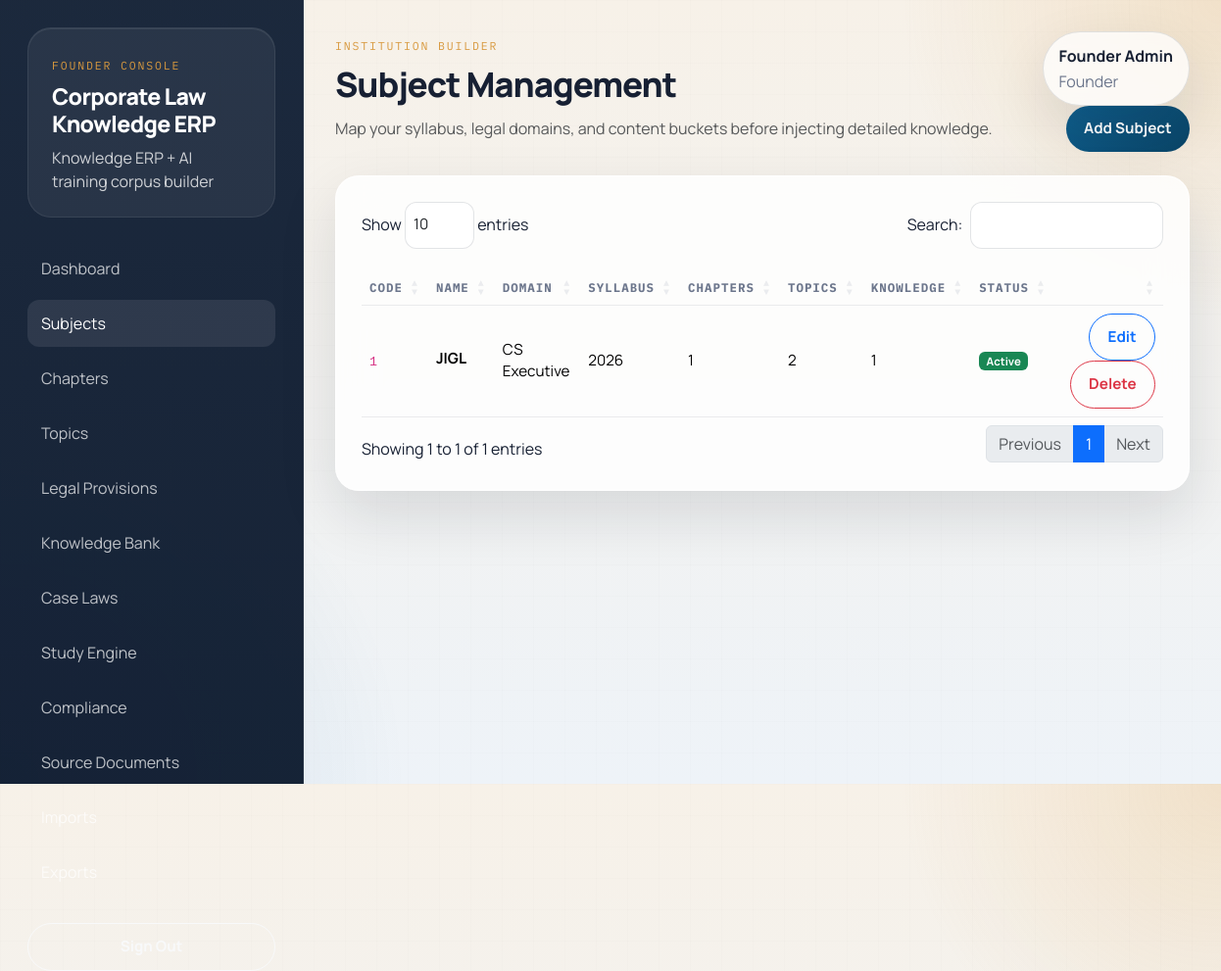
/subjects (signed in), run on the app's committed database.
### tables this page shows
CREATE TABLE `subjects` (
  `id` int(10) UNSIGNED NOT NULL,
  `code` varchar(50) NOT NULL,
  `name` varchar(190) NOT NULL,
  `slug` varchar(190) NOT NULL,
  `domain_type` varchar(120) DEFAULT NULL,
  `description` text DEFAULT NULL,
  `syllabus_version` varchar(80) DEFAULT NULL,
  `status` varchar(40) NOT NULL DEFAULT 'Active',
  `display_order` int(11) NOT NULL DEFAULT 0,
  `created_at` datetime NOT NULL,
  `updated_at` datetime NOT NULL
);

### app/Core/Controller.php (called while the page is built, shortened)
<?php
abstract class Controller
{
    protected function render(string $view, array $data = []): void
    {
        $viewFile = dirname(__DIR__) . '/Views/' . $view . '.php';
        extract($data, EXTR_SKIP);
        require $viewFile;
        require dirname(__DIR__) . '/Views/layouts/main.php';
    }
}

### app/Controllers/SubjectController.php (called while the page is built, shortened)
<?php
final class SubjectController extends Controller
{
    public function index(): void
    {
        $this->render('subjects/index', [
            'title' => 'Subject Management',
            'subjects' => (new SubjectModel())->listDetailed(),
        ]);
    }
}

### index.php (called while the page is built, shortened)
<?php
$app = require __DIR__ . '/app/bootstrap.php';
$app->run();

### app/Support/helpers.php (called while the page is built, shortened)
<?php
function config(string $key, mixed $default = null): mixed
{
    return App::instance()->config($key, $default);
}
function base_url(): string
{
    return rtrim((string) config('base_url', ''), '/');
}
function url(string $path = ''): string
{
    $path = trim($path);
    return base_url() . '/' . ltrim($path, '/');
}
function e(string|null $value): string
{
    return htmlspecialchars((string) $value, ENT_QUOTES, 'UTF-8');
}
function badge_class(string $status): string
{
    return match (strtolower($status)) {
        'published', 'done', 'completed', 'active', 'compliant' => 'success',
        'review', 'pending', 'draft', 'medium' => 'warning',
        'critical', 'high', 'overdue', 'inactive' => 'danger',
        default => 'secondary',
    };
}

### app/Core/Database.php (called while the page is built, shortened)
<?php
final class Database
{
    private PDO $pdo;
    private function __construct(array $config)
    {
        $dsn = sprintf(
            'mysql:host=%s;port=%s;dbname=%s;charset=%s',
            $config['host'],
            $config['port'],
            $config['database'],
            $config['charset']
        );
        $this->pdo = new PDO($dsn, $config['username'], $config['password'], [
            PDO::ATTR_ERRMODE => PDO::ERRMODE_EXCEPTION,
            PDO::ATTR_DEFAULT_FETCH_MODE => PDO::FETCH_ASSOC,
        ]);
    }
    public function select(string $sql, array $params = []): array
    {
        $statement = $this->pdo->prepare($sql);
        $statement->execute($params);
        return $statement->fetchAll();
    }
}

### app/Models/SubjectModel.php (called while the page is built, shortened)
<?php
final class SubjectModel extends Model
{
    public function listDetailed(): array
    {
        return $this->db->select(
            'SELECT s.*,
                    COUNT(DISTINCT c.id) AS chapter_count,
                    COUNT(DISTINCT t.id) AS topic_count,
                    COUNT(DISTINCT k.id) AS knowledge_count
             FROM subjects s
             LEFT JOIN chapters c ON c.subject_id = s.id
             LEFT JOIN topics t ON t.chapter_id = c.id
             LEFT JOIN knowledge_entries k ON k.subject_id = s.id
             GROUP BY s.id
             ORDER BY s.display_order ASC, s.name ASC'
        );
    }
}

### app/Views/subjects/index.php (the view, shortened to what this page needs)
<section class="page-actions mb-4">
    <p class="text-muted mb-0">Map your syllabus, legal domains, and content buckets before injecting detailed knowledge.</p>
    <a class="btn btn-primary" href="<?= e(url('/subjects/create')) ?>">Add Subject</a>
</section>
<div class="app-card">
    <table class="table table-hover align-middle datatable">
        <thead>
        <tr>
            <th>Code</th>
            <th>Name</th>
            <th>Domain</th>
            <th>Syllabus</th>
            <th>Chapters</th>
            <th>Topics</th>
            <th>Knowledge</th>
            <th>Status</th>
            <th></th>
        </tr>
        </thead>
        <tbody>
        <?php foreach ($subjects as $subject): ?>
            <tr>
                <td><code><?= e($subject['code']) ?></code></td>
                <td>
                    <strong><?= e($subject['name']) ?></strong>
                </td>
                <td><?= e($subject['domain_type']) ?></td>
                <td><?= e($subject['syllabus_version']) ?></td>
                <td><?= e($subject['chapter_count']) ?></td>
                <td><?= e($subject['topic_count']) ?></td>
                <td><?= e($subject['knowledge_count']) ?></td>
                <td><span class="badge text-bg-<?= e(badge_class((string) $subject['status'])) ?>"><?= e($subject['status']) ?></span></td>
                <td class="text-end">
                    <a class="btn btn-sm btn-outline-primary" href="<?= e(url('/subjects/edit/' . $subject['id'])) ?>">Edit</a>
                    <form class="d-inline" method="post" action="<?= e(url('/subjects/delete/' . $subject['id'])) ?>">
                        <button class="btn btn-sm btn-outline-danger" type="submit" onclick="return confirm('Delete this subject?')">Delete</button>
                    </form>
                </td>
            </tr>
        <?php endforeach; ?>
        </tbody>
    </table>
</div>

### app/Core/App.php (shortened to what this page needs)
<?php
final class App
{
    private static ?self $instance = null;
    private array $config;
    private array $routes = [];
    public function __construct(array $config)
    {
        $this->config = $config;
        self::$instance = $this;
    }
    public static function instance(): self
    {
        return self::$instance;
    }
    public function config(string $key, mixed $default = null): mixed
    {
        $segments = explode('.', $key);
        $value = $this->config;
        foreach ($segments as $segment) {
            $value = $value[$segment];
        }
        return $value;
    }
    private function map(string $method, string $path, array $handler, bool $authRequired): void
    {
        $this->routes[] = [
            'method' => strtoupper($method),
            'path' => '/' . trim($path, '/'),
            'handler' => $handler,
            'auth' => $authRequired,
        ];
    }
    public function run(): void
    {
        $method = request_method();
        $path = request_path();
        foreach ($this->routes as $route) {
            if ($route['method'] !== $method) {
                continue;
            }
            $pattern = preg_replace('#\{([a-zA-Z_][a-zA-Z0-9_]*)\}#', '([^/]+)', $route['path']);
            $pattern = '#^' . $pattern . '$#';
            if (! preg_match($pattern, $path, $matches)) {
                continue;
            }
            array_shift($matches);
            [$class, $action] = $route['handler'];
            $controller = new $class();
            call_user_func_array([$controller, $action], $matches);
            return;
        }
    }
}

### assets/css/app.css (style rules this page uses)
:root { --bg: #f4efe6; --bg-panel: rgba(255, 255, 255, 0.82); --bg-card: #fffaf3; --ink: #172033; --muted: #6c768c; --line: rgba(23, 32, 51, 0.12); --primary: #0f5e8c; --primary-dark: #0a4567; --accent: #d8993f; --sidebar: #122035; --sidebar-light: rgba(255, 255, 255, 0.78); --success: #1a7f5a; --danger: #b14a42; --warning: #b67a16; --shadow: 0 24px 60px rgba(15, 25, 40, 0.12); --radius-lg: 24px; --radius-md: 18px; --radius-sm: 12px; }
* { box-sizing: border-box; }
body { margin: 0; font-family: "Manrope", sans-serif; color: var(--ink); background: radial-gradient(circle at top right, rgba(216, 153, 63, 0.18), transparent 22%), radial-gradient(circle at bottom left, rgba(15, 94, 140, 0.14), transparent 28%), linear-gradient(180deg, #f7f1e8 0%, #eef3f8 100%); min-height: 100vh; }
body::before { content: ""; position: fixed; inset: 0; background-image: linear-gradient(rgba(23, 32, 51, 0.03) 1px, transparent 1px), linear-gradient(90deg, rgba(23, 32, 51, 0.03) 1px, transparent 1px); background-size: 32px 32px; pointer-events: none; opacity: 0.35; }
.app-header, .page-actions, .section-heading, .form-actions { display: flex; align-items: center; justify-content: space-between; gap: 16px; }
.app-card, .hero-panel, .metric-card { background: var(--bg-panel); border: 1px solid rgba(255, 255, 255, 0.72); box-shadow: var(--shadow); backdrop-filter: blur(20px); }
.app-card, .hero-panel { border-radius: var(--radius-lg); padding: 26px; }
.list-item strong, .table strong { display: block; }
.table, .form-control, .form-select, .btn { font-size: 0.95rem; }
.table thead th { color: var(--muted); font-family: "IBM Plex Mono", monospace; font-size: 0.78rem; text-transform: uppercase; letter-spacing: 0.08em; border-bottom-width: 1px; }
.table > :not(caption) > * > * { background: transparent; border-color: rgba(23, 32, 51, 0.08); vertical-align: middle; }
.btn { border-radius: 999px; padding: 0.75rem 1.15rem; font-weight: 700; }
.btn-primary { background: linear-gradient(135deg, var(--primary), var(--primary-dark)); border: none; }

### data on the page
subjects: code "1", name "JIGL", domain_type "CS Executive", syllabus_version "2026", chapter_count "1", topic_count "2", knowledge_count "1", status "Active"
